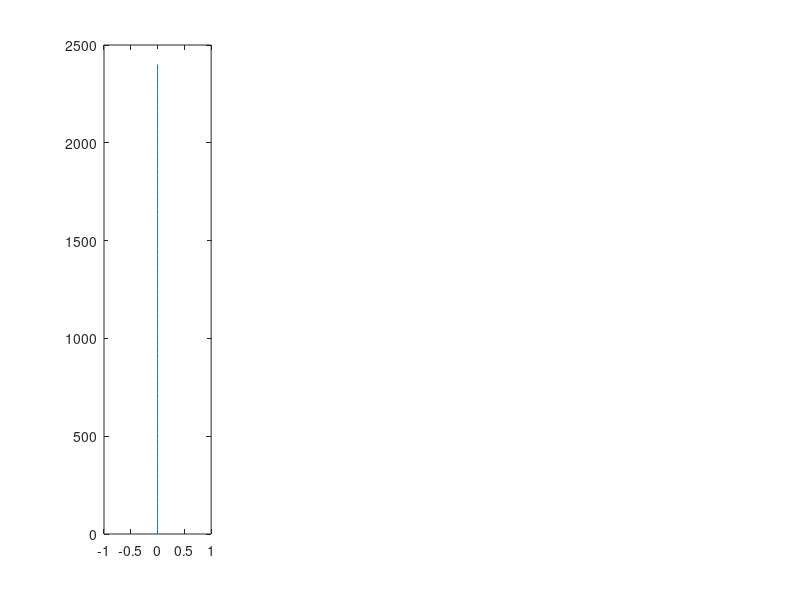

Recreate this plot in MATLAB. (Note: this script raises an error after producing the figure.)
% Script to solve coupled ice shell thermal and stress evolution
% Max Rudolph, March 19, 2020
clear;
close all;
addpath core; % this is where the helper functions live.

% Numerical parameters
nr = 200; % number of grid points
relaxation_parameter=1e-4; % used in nonlinear loop.
maxiter=300;
% Define physical constants and parameters
% Physical constants
seconds_in_year = 3.1558e7;
R=8.314e-3;     % in kJ/mol/K
% Boundary conditions and internal heating
H=0; % internal heating rate.
Tb=270;
Ts=100;
Ro = 1.561e6;             % outer radius of ice shell (m)
Ri = Ro-2.4e3;         % inner radius of ice shell (m)
Rc = Ro-1.3e5;             % core radius (m)
% Elastic and Viscous properties
E = 5e9;        % shear modulus of ice (Pa)
nu = 0.3;      % Poisson ratio of ice (-)
beta_w = 4e-10; % Compressibility of water (1/Pa)
alpha_l = 1e-4; % coefficient of linear thermal expansion ( alpha_v/3 ) (1/K)
rho_i=900;      % density of ice (kg/m^3)
rho_w=1000;     % density of water (kg/m^3)
Q=40;           % activation energy, kJ/mol, Nimmo 2004 (kJ/mol)
mub=1e15;       % basal viscosity (Pa-s)
mu = @(T) mub*exp(Q*(Tb-T)/R/Tb./T); % function to evaluate viscosity in Pa-s given T
g = 1.3;        % used to plot a failure curve
tau = 3e6; % tensile strength, Pa
% Thermal properties
Cp = 2100; %heat capacity of ice J/kg/K
Lf = 334*1000; % latent heat of fusion (J/kg)
kappa = 1e-6;% m/s/s
k=kappa*rho_i*Cp;

% calculate maxwell time at 100, 270
fprintf('Maxwell time at surface, base %.2e %.2e\n',mu(100)/E,mu(Tb)/E);
fprintf('Thermal diffusion timescale %.2e\n',(4e4)^2/kappa);
% set end time and grid resolution
t_end = 0.1e6*seconds_in_year;
% dt = 1e4*seconds_in_year; % time step in seconds
dtmax = 1e2*seconds_in_year;
dtmin = seconds_in_year;
% dt1 = 3600; % size of first timestep
% times = logspace(log10(dt1),log10(t_end+dt1),1e4)-dt1;
plot_interval = t_end;
save_interval = 1e5*seconds_in_year;
save_depths = [0 0.5 1 1.5 2 2.5]*1000;
nsave = ceil(t_end/save_interval) + 1; nsave_depths = length(save_depths);
sigma_t_store = zeros(nsave_depths,nsave);

% set up the grid
grid_r = linspace(Ri,Ro,nr); % set up the grid

% initialize solution vectors (IC)
sigma_r_last = zeros(nr,1); % initial stresses
sigma_t_last = zeros(nr,1); % initial stresses
T_last = linspace(Tb,Ts,nr)';
er_last = zeros(nr,1); % strains
et_last = zeros(nr,1);
ur_last = zeros(nr,1);      % displacement
z_last = 0; % total amount of thickening
Pex_last = 0; %initial overpressure

% Set up plot
hf2=figure();

% plot_times = [0.0 0.1 0.2 0.3 0.4 0.5]*1e6*seconds_in_year; iplot=2;
plot_times = linspace(0,t_end,5); iplot=2;
hf=figure(2);
subplot(1,4,1); % sigma_r and sigma_t
h=plot(sigma_r_last,Ro-grid_r); hold on;
plot(sigma_r_last,Ro-grid_r,'--','Color',h.Color);
% h=legend('\sigma_r','\sigma_t','Interpreter','tex'); h.AutoUpdate=false;
title('Stress (Pa)','Interpreter','tex');
ylabel('r (m)');
set(gca,'YDir','reverse');
subplot(1,4,2); % e_r and e_t
h=plot( sigma_r_last,Ro-grid_r); hold on;
plot( sigma_r_last,Ro-grid_r,'--','Color',h.Color); hold on;
% h=legend('r','t'); h.AutoUpdate=false;
title('Strain (-)','Interpreter','tex');
set(gca,'YDir','reverse');
subplot(1,4,3); % temperature
plot(T_last,Ro-grid_r); hold on; title('T (K)','Interpreter','tex'); set(gca,'YDir','reverse');
subplot(1,4,4); % radial displacement (u)
plot(ur_last,Ro-grid_r); hold on; title('u_r');
set(gca,'YDir','reverse');
last_plot_time = 0;

fig1a.h = figure(); % Nimmo's Figure 1a
subplot(2,1,1);
[ax,h1,h2]=plotyy((Ro-grid_r)/1e3,sigma_t_last/1e6,(Ro-grid_r)/1e3,T_last);
fig1a.ax = ax;
h2.Color = h1.Color;
h2.LineStyle = '--';
hold(ax(1)); hold(ax(2));
set(ax,'Xlim',[0 10]);
set(ax(1),'YLim',[-10 40]);
set(ax(1),'YTick',[-10:5:40]);
set(ax(2),'YTick',[100:20:180]);
set(ax(1),'YTickLabelMode','auto');
ylabel(ax(1),'Tangential Stress (MPa)');
xlabel(ax(1),'Depth (km)');
ylabel(ax(2),'Temperature (K)');
set(ax(2),'YLim',[100 180]);

time=0; itime=1;
% save initial state
isave = 1;
sigma_t_store(:,isave) = interp1(Ro-grid_r,sigma_t_last,save_depths);
time_store(isave) = time;
last_store = time; isave = isave+1;


while time < t_end
    % In each timestep, we do the following
    % 1. Calculate the amount of basal freeze-on and advance the mesh
    % 2. Solve the heat equation using an implicit method
    % 3. Solve for sigma_r
    % 4. Calculate sigma_t
    % 5. Calculate the radial displacements u(r)
    
    % 1. Calculate basal freeze-on and interpolate old solution onto new mesh
    % calculate heat flux
    Tg = Tb-(T_last(2)-Tb);
    dTdr_b_last = (T_last(2)-Tg)/2/(grid_r(2)-grid_r(1));
    qb = -k*dTdr_b_last;
    
    % determine the timestep
    dt = dtmax;
    if abs(qb/Lf/rho_i*dt) > (grid_r(2)-grid_r(1))/2
       dt =  (grid_r(2)-grid_r(1))/2/(qb/Lf/rho_i);
    end
    if dt < dtmin
        dt = dtmin;
        disp('Setting dt = dtmin');
    end
    % thickening would be dx/dt = qb/(L*rho_i)    
    delta_rb = dt*qb/Lf/rho_i;
    z = z_last + delta_rb;
    
    % calculate new ocean pressure (Manga and Wang 2007, equation 5)
    Pex_pred = Pex_last + 3*Ri^2/beta_w/(Ri^3-Rc^3)*(delta_rb*(rho_w-rho_i)/rho_w-ur_last(1)); % ur_last because we don't yet know the uplift
    
    % re-mesh onto new grid
    new_grid_r = linspace(Ri-z,Ro,nr);
    [T_last,sigma_r_last,sigma_t_last,er_last,et_last] = interpolate_solution(new_grid_r,grid_r,T_last,sigma_r_last,sigma_t_last,er_last,et_last,Tb);
    grid_r = new_grid_r; % end interpolation step
    
    % 2. form discrete operators and solve the heat equation
    T = solve_temperature_shell(grid_r,T_last,Tb,Ts,k,rho_i,Cp,H,dt);
    
    %Compute d(Tdot)/dr
    Tdot = (T-T_last)/dt;
    dTdr_b = (T(2)-T(1))/(grid_r(2)-grid_r(1));
    Tdot(1) = delta_rb*dTdr_b/dt; % this is an approximation to the Eulerian cooling rate at the ocean-ice interface
    
    dTdotdr = zeros(nr,1);
    for i=2:nr-1
        dTdotdr(i) = (Tdot(i+1)-Tdot(i-1))/(grid_r(i+1)-grid_r(i-1));
    end
    dTdotdr(1) = (Tdot(2)-Tdot(1))/(grid_r(2)-grid_r(1));
    dTdotdr(nr) = (Tdot(nr)-Tdot(nr-1))/(grid_r(nr)-grid_r(nr-1));
    
    % 3. Nonlinear loop over pressure.
    % because the ocean pressure depends on the uplift, we make a guess
    % (above). Using this guess, we calculate stresses, strains, and
    % displacements. Then we re-calculate the pressure using the new value
    % of radial displacement. We continue until the pressure used in the
    % calculations has converged to the pressure consistent with the
    % calculated displacement;
    for iter=1:maxiter
        if iter>1
            Pex = Pex + relaxation_parameter*(Pex_post-Pex);
        else
            Pex = Pex_last;
        end
        
        % calculate viscosity at each node
        mu_node = zeros(nr,1);
        for i=1:nr
            mu_node(i) = mu(T(i));
        end
        
        [sigma_r,sigma_t,sigma_rD,sigma_tD] = solve_stress_viscoelastic_shell(grid_r,mu_node,sigma_r_last,alpha_l*dTdotdr,-Pex,E,nu,dt);
               
        % 5. Calculate the strains        
        dT = T-T_last;
        dT(1) = delta_rb*dTdr_b;
        
        dsigma_t = sigma_t - sigma_t_last;
        dsigma_r = sigma_r - sigma_r_last;
        
        de_t = 1/E*(dsigma_t-nu*(dsigma_t+dsigma_r))+alpha_l*dT + dt/2*(sigma_tD./mu_node); % change in tangential strain
        de_r = 1/E*(dsigma_r-2*nu*dsigma_t)         +alpha_l*dT + dt/2*(sigma_rD./mu_node); % HS91 equations A5-6
        er = er_last + de_r;
        et = et_last + de_t;
        ur = grid_r'.*et; %radial displacement
        % re-calculate excess pressure using new uplift
        Pex_post = 3*Ri^2/beta_w/(Ri^3-Rc^3)*(z*(rho_w-rho_i)/rho_w-ur(1));% ur_last because we don't yet know the uplift
         fprintf('iter %d. Pex_post %.2e Pex %.2e\n',iter,Pex_post,Pex);
        
        % check for convergence
        if abs( Pex_post-Pex )/abs(Pex) < 1e-2
            fprintf('dt=%.2e yr, time=%.3e Myr, Pex_post %.2e Pex %.2e, converged in %d iterations\n',dt/seconds_in_year,(time+dt)/seconds_in_year/1e6,Pex_post,Pex,iter);            
            break;
        elseif iter==maxiter
            error('Nonlinear loop failed to converge');
        end
    end%end nonlinear loop
    
    % 6. advance to next time step and plot (if needed)
    sigma_r_last = sigma_r;
    sigma_t_last = sigma_t;
    T_last = T;
    er_last = er;
    et_last = et;
    z_last = z;
    ur_last = ur;
    Pex_last = Pex;
    
    time = time + dt;
    
    if (time >= plot_times(iplot) || time >= t_end)
        iplot = iplot+1;
        
        figure(hf);
        subplot(1,4,1);
        h=plot(sigma_r,Ro-grid_r);
        plot(sigma_t,Ro-grid_r,'--','Color',h.Color);
        subplot(1,4,2);
        h=plot(er,Ro-grid_r);
        plot(et,Ro-grid_r,'--','Color',h.Color);
        subplot(1,4,3);
        plot(T,Ro-grid_r);
        subplot(1,4,4);
        plot(ur,Ro-grid_r);
        
        
        figure(hf2);
        plot(ur(end),sigma_t(end),'.'); hold on;
        
        figure(fig1a.h); % Nimmo's Figure 1a
        h=plot(fig1a.ax(1),(Ro-grid_r)/1e3,sigma_t_last/1e6);
        plot(fig1a.ax(2),(Ro-grid_r)/1e3,T_last,'--','Color',h.Color);
        
        
        last_plot_time = time;
        drawnow();
    end
    if (time-last_store >= save_interval || time >= t_end)
        sigma_t_store(:,isave) = interp1(Ro-grid_r,sigma_t_last,save_depths);
        time_store(isave) = time;
        last_store = time; isave = isave+1;       
    end
end
%% add legends
for i=1:length(plot_times)
    labels{i} = sprintf('%.2f Myr',plot_times(i)/seconds_in_year/1e6);
end
figure( fig1a.h );
axis(fig1a.ax(1));
legend(labels,'Location','southeast','AutoUpdate','off');
plot(fig1a.ax(1),(Ro-grid_r)/1e3,(tau + rho_i*g*(Ro-grid_r))/1e6,'k');

%% Nimmo's figure 1b
figure(fig1a.h);
labels = {};
for i=1:length(save_depths)
    labels{i} = sprintf('%.1f km',save_depths(i)/1000);
end
subplot(2,1,2);
plot(time_store(1:isave-1)/seconds_in_year/1e6,sigma_t_store(:,1:isave-1)/1e6);
legend(labels,'Location','southeast');
xlabel('Time (Myr)');
ylabel('Tangential Stress (MPa)');
set(gcf,'Color','w');
h=gcf;
h.Position(3:4) = [390 580];
saveas(gcf,'Europa_initial2.4km.eps','psc2')

%% Plastic yielding?
figure();
Pnhs = -1/3*(sigma_r + 2*sigma_t); % compression = positive for pressure
Phydrostatic = rho_i*g*(Ro-grid_r');
Ptotal = Pnhs + Phydrostatic;
Sr = sigma_r - 1/3*(sigma_r + 2*sigma_t);
St = sigma_t - 1/3*(sigma_r + 2*sigma_t);
J2 = 1/2*(sigma_rD.^2 + 2*sigma_tD.^2);
sig_eff = sqrt(3*J2);

tau_yield = 3e6 + 0.0*Ptotal;
subplot(2,1,1);
plot(Ro-grid_r,Phydrostatic); hold on
plot(Ro-grid_r,Pnhs,'r--');
plot(Ro-grid_r,Pnhs+Phydrostatic,'k');
legend('Hydrostatic','Nonhydrostatic','Total');
subplot(2,1,2);
plot(Ro-grid_r,tau_yield,'g'); hold on;
plot(Ro-grid_r,sig_eff,'k');
legend('Yield Stress','Effective Stress');


